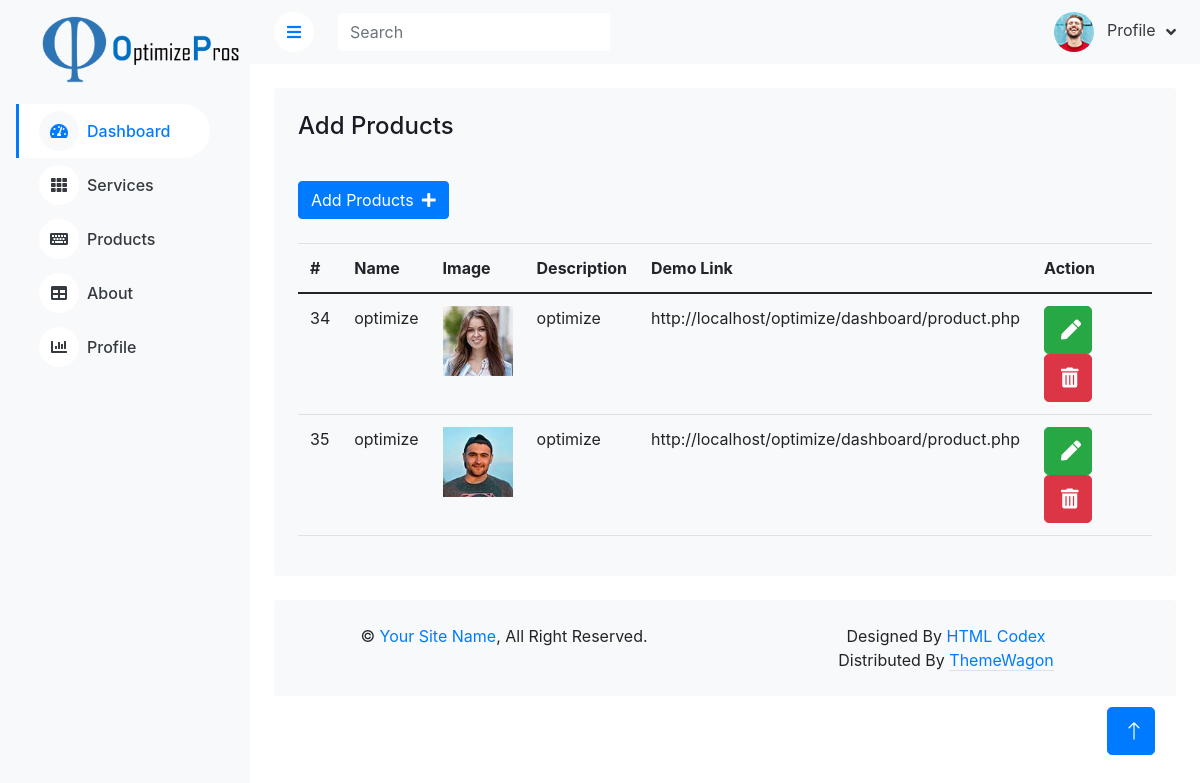
The app's page /dashboard/product.php (signed in) with its own data.
### tables this page shows
CREATE TABLE `companyprofile` (
  `id` int(11) NOT NULL,
  `name` varchar(100) NOT NULL,
  `logo` varchar(255) NOT NULL,
  `phone` varchar(100) NOT NULL,
  `email` varchar(140) NOT NULL,
  `address` varchar(200) NOT NULL,
  `facebook` varchar(100) NOT NULL,
  `instagram` varchar(100) NOT NULL,
  `whatsapp` varchar(100) NOT NULL,
  `linkedin` varchar(100) NOT NULL
);

CREATE TABLE `products` (
  `id` int(11) NOT NULL,
  `name` varchar(100) NOT NULL,
  `image` varchar(255) NOT NULL,
  `desc` text NOT NULL,
  `link` text NOT NULL
);

### dashboard/product.php (the view, shortened to what this page needs)
<?php
include('header.php');
?>
<div class="container-fluid pt-4 px-4">
    <div class="row g-4">
        <div class="col-12">
            <div class="bg-light rounded h-100 p-4">
                <h4 class="mb-3">Add Products</h4>
                <button type="button" class="btn btn-primary my-4" data-bs-toggle="modal" data-bs-target="#addModal">Add Products<i class="fa fa-plus ms-2"></i></button>
                <div class="table-responsive">
                    <table class="table">
                        <thead>
                            <tr>
                                <th scope="col">#</th>
                                <th scope="col">Name</th>
                                <th scope="col">Image</th>
                                <th scope="col">Description</th>
                                <th scope="col">Demo Link</th>
                                <th scope="col">Action</th>
                            </tr>
                        </thead>
                        <tbody>
                            <?php
                            $query = $con->query('select * from products');
                            while ($row = $query->fetch_assoc()) {
                            ?>
                                <tr>
                                    <td scope="row"><?php echo $row['id']; ?></td>
                                    <td><?php echo $row['name']; ?></td>
                                    <td><img src="images/products/<?php echo $row['image']; ?>" alt="" width="70px" height="70px"></td>
                                    <td><?php echo $row['desc']; ?></td>
                                    <td><?php echo $row['link']; ?></td>
                                    <td>
                                        <button type="button" class="editbtn btn btn-lg btn-lg-square btn-success " data-bs-toggle="modal" data-bs-target="#editModal">
                                            <i class="fas fa-pen"></i>
                                        </button>
                                        <button type="submit" class="delbtn btn btn-lg btn-lg-square btn-danger " data-bs-toggle="modal" data-bs-target="#deleteModal">
                                            <i class="fas fa-trash-alt"></i>
                                        </button>
                                    </td>
                                </tr>
                            <?php
                            }
                            ?>
                        </tbody>
                    </table>
                </div>
            </div>
        </div>
    </div>
</div>
<?php
include('footer.php');
?>

### dashboard/header.php (shortened to what this page needs)
<?php
include('db.php');
?>
<!DOCTYPE html>
<html lang="en">
<head>
    <link href="https://cdnjs.cloudflare.com/ajax/libs/font-awesome/5.10.0/css/all.min.css" rel="stylesheet">
    <link href="https://cdn.jsdelivr.net/npm/bootstrap-icons@1.4.1/font/bootstrap-icons.css" rel="stylesheet">
    <link href="lib/owlcarousel/assets/owl.carousel.min.css" rel="stylesheet">
    <link href="lib/tempusdominus/css/tempusdominus-bootstrap-4.min.css" rel="stylesheet" />
    <link href="css/bootstrap.min.css" rel="stylesheet">
    <link href="css/style.css" rel="stylesheet">
    <link rel="stylesheet" href="https://stackpath.bootstrapcdn.com/bootstrap/4.3.1/css/bootstrap.min.css">
</head>
<body>
    <div class="container-xxl position-relative bg-white d-flex p-0">
        <?php
        $query = $con->query('select logo from companyprofile');
        while ($row = $query->fetch_assoc()) {
        ?>
            <div class="sidebar pe-4 pb-3">
                <nav class="navbar bg-light navbar-light">
                    <a href="index.html" class="navbar-brand mx-4 mb-3">
                        <img src="images/logo/<?php echo $row['logo']; ?>" alt="" srcset="" height="70px">
                    </a>
                <?php
            }
                ?>
                <div class="navbar-nav w-100">
                    <a href="index.php" class="nav-item nav-link active"><i class="fa fa-tachometer-alt me-2"></i>Dashboard</a>
                    <a href="services.php" class="nav-item nav-link"><i class="fa fa-th me-2"></i>Services</a>
                    <a href="product.php" class="nav-item nav-link"><i class="fa fa-keyboard me-2"></i>Products</a>
                    <a href="about.php" class="nav-item nav-link"><i class="fa fa-table me-2"></i>About</a>
                    <a href="companyprofile.php" class="nav-item nav-link"><i class="fa fa-chart-bar me-2"></i>Profile</a>
                </div>
                </nav>
            </div>
            <div class="content">
                <nav class="navbar navbar-expand bg-light navbar-light sticky-top px-4 py-0">
                    <a href="#" class="sidebar-toggler flex-shrink-0">
                        <i class="fa fa-bars"></i>
                    </a>
                    <form class="d-none d-md-flex ms-4">
                        <input class="form-control border-0" type="search" placeholder="Search">
                    </form>
                    <div class="navbar-nav align-items-center ms-auto">
                        <div class="nav-item dropdown">
                            <a href="#" class="nav-link dropdown-toggle" data-bs-toggle="dropdown">
                                <img class="rounded-circle me-lg-2" src="images/user/user.jpg" alt="" style="width: 40px; height: 40px;">
                                <span class="d-none d-lg-inline-flex">Profile</span>
                            </a>
                        </div>
                    </div>
                </nav>

### dashboard/css/style.css (style rules this page uses)
:root { --primary: #009CFF; --light: #F3F6F9; --dark: #191C24; }
.btn { transition: .5s; }
.btn.btn-primary { color: #FFFFFF; }
.btn-lg-square { width: 48px; height: 48px; }
.btn-square, .btn-sm-square, .btn-lg-square { padding: 0; display: inline-flex; align-items: center; justify-content: center; font-weight: normal; border-radius: 50px; }
.sidebar { position: fixed; top: 0; left: 0; bottom: 0; width: 250px; height: 100vh; overflow-y: auto; background: var(--light); transition: 0.5s; z-index: 999; }
.content { margin-left: 250px; min-height: 100vh; background: #FFFFFF; transition: 0.5s; }
@media (min-width: 992px) { .sidebar { margin-left: 0; } }
@media (min-width: 992px) { .content { width: calc(100% - 250px); } }
.sidebar .navbar .navbar-nav .nav-link { padding: 7px 20px; color: var(--dark); font-weight: 500; border-left: 3px solid var(--light); border-radius: 0 30px 30px 0; outline: none; }
.sidebar .navbar .navbar-nav .nav-link:hover, .sidebar .navbar .navbar-nav .nav-link.active { color: var(--primary); background: #FFFFFF; border-color: var(--primary); }
.sidebar .navbar .navbar-nav .nav-link i { width: 40px; height: 40px; display: inline-flex; align-items: center; justify-content: center; background: #FFFFFF; border-radius: 40px; }
.sidebar .navbar .navbar-nav .nav-link:hover i, .sidebar .navbar .navbar-nav .nav-link.active i { background: var(--light); }
.content .navbar .navbar-nav .nav-link { margin-left: 25px; padding: 12px 0; color: var(--dark); outline: none; }
.content .navbar .sidebar-toggler, .content .navbar .navbar-nav .nav-link i { width: 40px; height: 40px; display: inline-flex; align-items: center; justify-content: center; background: #FFFFFF; border-radius: 40px; }
.content .navbar .dropdown-toggle::after { margin-left: 6px; vertical-align: middle; border: none; content: "\f107"; font-family: "Font Awesome 5 Free"; font-weight: 900; transition: .5s; }

### records on screen
companyprofile: logo (picture)
products: id "34", name "optimize", image (picture), desc "optimize", link "http://localhost/optimize/dashboard/product.php"
products: id "35", name "optimize", image (picture), desc "optimize", link "http://localhost/optimize/dashboard/product.php"
